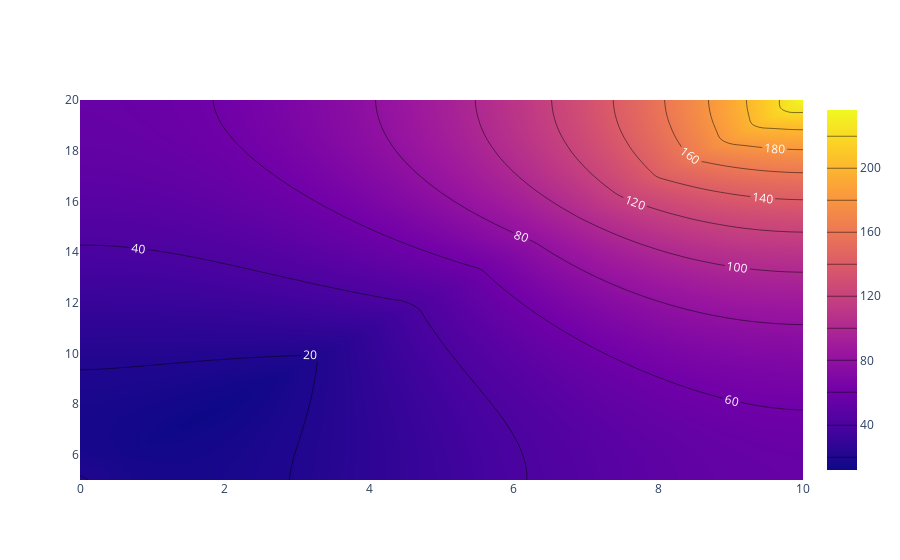

The cell this chart's notebook holds for it:
### Code cell
import numpy as np
import plotly.graph_objects as go

x = np.linspace(0, 10, 50)
y = np.linspace(5, 20, 50)
z = (x-4.)**2 + (y-6.)**2 + 4



fig = go.Figure(data=go.Contour(z=z,x=x,y=y,contours=dict(coloring='heatmap',showlabels=True,labelfont=dict(size=12,color='white'))))
fig.show()
